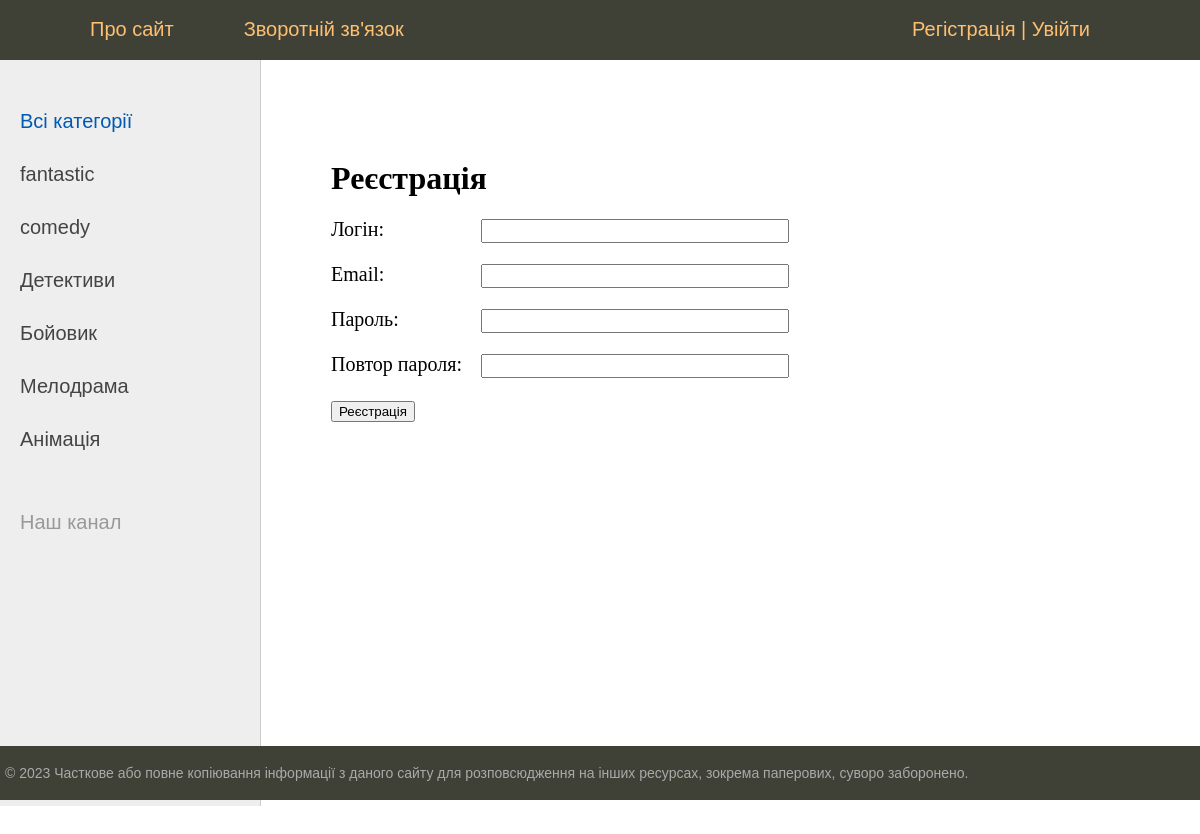
Screenshot of /register/ with the database file from the repository.
### movies/models.py (models this page shows, shortened)
class Category(models.Model):
    name = models.CharField(max_length=100, db_index=True)
    slug = models.SlugField(max_length=255, unique=True, null=True, db_index=True, verbose_name="URL")
    def get_absolute_url(self):
        return reverse('category', kwargs={'cat_slug': self.slug})
    class Meta:
        verbose_name = 'Категорія'
        verbose_name_plural = 'Категорії'
        ordering = ['id']

### movies/views.py (the view, shortened to what this page needs)
# urls.py: path('register/', RegisterUser.as_view(), name='register'),
class RegisterUser(DataMixin, CreateView):
    form_class = RegisterUserForm
    template_name = 'movies/register.html'
    success_url = reverse_lazy('login')
    def get_context_data(self, *, object_list=None, **kwargs):
        context = super().get_context_data(**kwargs)
        c_def = self.get_user_context(title='Реєстрація')
        context = dict(list(context.items()) + list(c_def.items()))
        return context

### movies/forms.py
class RegisterUserForm(UserCreationForm):
    username = forms.CharField(label='Логін', widget=forms.TextInput(attrs={'class': 'form-input'}))
    email = forms.EmailField(label='Email', widget=forms.EmailInput(attrs={'class': 'form-input'}))
    password1 = forms.CharField(label='Пароль', widget=forms.PasswordInput(attrs={'class': 'form-input'}))
    password2 = forms.CharField(label='Повтор пароля', widget=forms.PasswordInput(attrs={'class': 'form-input'}))
    class Meta:
        model = User
        fields = ('username', 'email', 'password1', 'password2')
        widgets = {
            'username': forms.TextInput(attrs={'class': 'form-input'}),
            'password1': forms.PasswordInput(attrs={'class': 'form-input'}),
            'password2': forms.PasswordInput(attrs={'class': 'form-input'})
        }

### movies/utils.py (called while the page is built)
    def get_user_context(self, **kwargs):
        context = kwargs
        cats = cache.get('cats')
        if not cats:
            cats = Category.objects.all()
            cache.set('cats', cats, 60)
        user_menu = menu.copy()
        if not self.request.user.is_authenticated:
            user_menu.pop(1)
        context['menu'] = user_menu
        context['cats'] = cats
        if 'cat_selected' not in context:
            context['cat_selected'] = 0
        return context

### movies/Templates/movies/register.html (shortened to what this page needs)
{% extends 'movies/base.html' %}
{% block content %}
<h1>{{title}}</h1>
<form method="post">
    {% for f in form %}
        <p><label class="form-label" for="{{ f.id_for_label }}">{{f.label}}: </label>{{ f }}</p>
    {% endfor %}
    <button type="submit">Реєстрація</button>
</form>
{% endblock %}

### movies/Templates/movies/base.html (shortened to what this page needs)
<!DOCTYPE html>
{% load static %}
{% load cache %}
<html>
<head>
	<link type="text/css" href="{% static 'movies/css/styles.css' %}" rel="stylesheet" />
</head>
<body>
<table class="table-page" border=0 cellpadding="0" cellspacing="0">
<tr><td valign=top>
{% block mainmenu %}
		<div class="header">
			<ul id="mainmenu" class="mainmenu">
			<li class="logo"><a href="/"><div class="logo"></div></a></li>
{% for m in menu %}
				<li><a href="{% url m.url_name %}">{{m.title}}</a></li>
	{% endfor %}
				<li class="last">
				{% if request.user.is_authenticated %}
					<li class="last"> {{user.username}} | <a href="{% url 'logout' %}">Вийти</a></li>
					{% else %}
				<li class="last"><a href="{% url 'register' %}">Регістрація</a> | <a href="{% url 'login' %}">Увійти</a></li>
					{% endif %}
				</li>
			</ul>
		</div>
{% endblock mainmenu %}
<table class="table-content" border=0 cellpadding="0" cellspacing="0">
<tr>
	<td valign="top" class="left-chapters">
	<ul id="leftchapters">
		{% cache 60 sidebar %}
{% if cat_selected == 0 %}
		<li class="selected">Всі категорії</li>
{% else %}
		<li><a href="{% url 'home' %}">Всі категорії</a></li>
{% endif %}
		{% endcache %}
{% for c in cats %}
		{% if c.pk == cat_selected %}
			<li class="selected">{{c.name}}</li>
		{% else %}
			<li><a href="{{ c.get_absolute_url }}">{{c.name}}</a></li>
		{% endif %}
{% endfor %}
		<li class="share">
		<p>Наш канал</p>
		<a class="share-yt" href="https://www.youtube.com/watch?v=Gxkpidxz4-c" target="_blank" rel="nofollow"></a>
		</li>
	</ul>
</td>
<td valign="top" class="content">
	<div class="content-text">
{% block content %}
{% endblock %}
	</div>
</td></tr></table>
</td></tr>
<tr><td valign=top>
	<div id="footer">
		<p>&copy; 2023 Часткове або повне копіювання інформації з даного сайту для розповсюдження на інших ресурсах, зокрема паперових, суворо заборонено.</p>
	</div>
</td></tr></table>
</body>
</html>

### movies/static/movies/css/styles.css (style rules this page uses)
html, body { font-family: 'Arial'; margin: 0; padding: 0; height: 100%; width: 100%; color: #444; }
a { color: #0059b2; text-decoration: none; }
.table-page { width: 100%; height: 100%; vertical-align: top; }
.table-page tr { height: 100%; }
.header { background: #3F4137; height: 60px; }
.logo { background: url('../images/logo_step.png') no-repeat 10px 5px; width: 60px; height: 60px; }
ul.mainmenu { list-style: none; margin: 0; padding: 0; height: 60px; color: #fdc073; font-size: 20px; overflow: hidden; }
ul.mainmenu li { float: left; margin: 18px 40px 0 30px; }
ul.mainmenu li.logo { margin: 0; }
ul.mainmenu li.last { float: right; }
ul.mainmenu li a { color: #fdc073; text-decoration: none; }
.table-content { width: 100%; min-height: 100%; height: 100%; }
.left-chapters { margin: 0; background: #eee; border-right: 1px solid #ccc; min-height: 100%; }
.left-chapters ul { width: 230px; min-height: 100%; margin: 0; padding: 20px 10px 10px 20px; list-style: none; font-size: 20px; }
.left-chapters ul li { margin: 30px 0 0 0; color: #999; }
.left-chapters ul li.selected { color: #0059b2; }
.left-chapters ul li a { color: #444; text-decoration: none; }
.left-chapters ul li.share { margin: 60px 0 0 0; }
.left-chapters ul li.share p { margin: 30px 0 30px 0; }
.left-chapters ul li.share a { display: inline-block; width: 40px; height: 40px; margin: 0 20px 0 0; }
.left-chapters ul li.share a.share-yt { width: 100%; height: 30px; background: url('../images/share_yt.png') no-repeat 0 0 }
.content { padding: 40px 20px 20px 40px; width: 100%; box-sizing: border-box; }
.content-text { margin: 60px 0 0 30px; color: #000; font-size: 20px; font-family: Yandex Sans Display Light; }
.content-text h1 { font-size: 32px; }
#footer { box-sizing: border-box; background: #3F4137; padding: 5px; color: #aaa; font-size: 14px; font-family: Verdana, Geneva, Arial, Helvetica; text-align: left; overflow: hidden; }
.form-input { width: 300px; font-size: 16px; }
.form-label { display: inline-block; min-width: 150px; vertical-align: top; }

### rows the page displays
Category: name "fantastic"
Category: name "comedy"
Category: name "Детективи"
Category: name "Бойовик"
Category: name "Мелодрама"
Category: name "Анімація"

### other values shown
{{ m.title }} "Про сайт" "Зворотній зв'язок"
{{ title }} "Реєстрація"
{{ f.label }} "Логін" "Email" "Пароль" "Повтор пароля"
